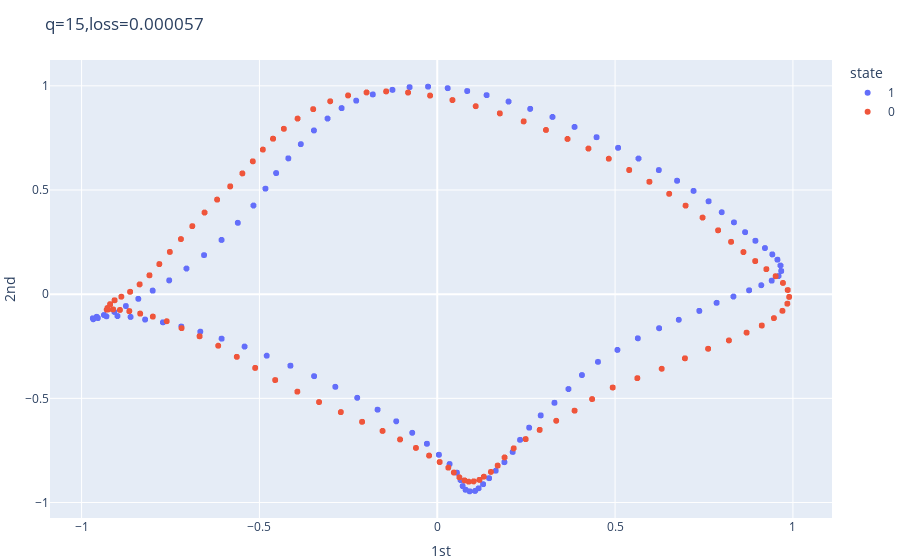

Notebook cell for this chart:
### Code cell
Adam = tf.keras.optimizers.Adam(learning_rate=0.001,beta_1=0.9,beta_2=0.999,epsilon=1e-07)
SGD = tf.keras.optimizers.SGD(learning_rate=0.001,momentum=0.0,nesterov=False)
model.compile(loss='mse',optimizer=Adam)
history = model.fit(X,X,epochs=100000,verbose=0,callbacks=[CustomCallback()])

### Figure 1 — Plotly figure (JSON) as saved in the notebook; plotly's stock layout.template omitted (floating-point values rounded to 4 significant figures; data arrays with more than 128 entries replaced by an {"elided": "..."} marker saying what was removed)
{"data": [{"hovertemplate": "state=1<br>1st=%{x}<br>2nd=%{y}<br>shift=%{text}<extra></extra>", "legendgroup": "1", "marker": {"color": "#636efa", "symbol": "circle"}, "mode": "markers+text", "name": "1", "showlegend": true, "text": {"elided": "10000 int values"}, "type": "scattergl", "x": {"elided": "10000 float values"}, "xaxis": "x", "y": {"elided": "10000 float values"}, "yaxis": "y"}, {"hovertemplate": "state=0<br>1st=%{x}<br>2nd=%{y}<br>shift=%{text}<extra></extra>", "legendgroup": "0", "marker": {"color": "#EF553B", "symbol": "circle"}, "mode": "markers+text", "name": "0", "showlegend": true, "text": {"elided": "10000 int values"}, "type": "scattergl", "x": {"elided": "10000 float values"}, "xaxis": "x", "y": {"elided": "10000 float values"}, "yaxis": "y"}], "layout": {"autosize": true, "legend": {"title": {"text": "state"}, "tracegroupgap": 0}, "margin": {"b": 0, "l": 0, "r": 0, "t": 60}, "title": {"text": "q=15,loss=0.000057"}, "xaxis": {"anchor": "y", "autorange": true, "domain": [0, 1], "range": [-1.091, 1.112], "title": {"text": "1st"}, "type": "linear"}, "yaxis": {"anchor": "x", "autorange": true, "domain": [0, 1], "range": [-1.077, 1.127], "title": {"text": "2nd"}, "type": "linear"}}}
